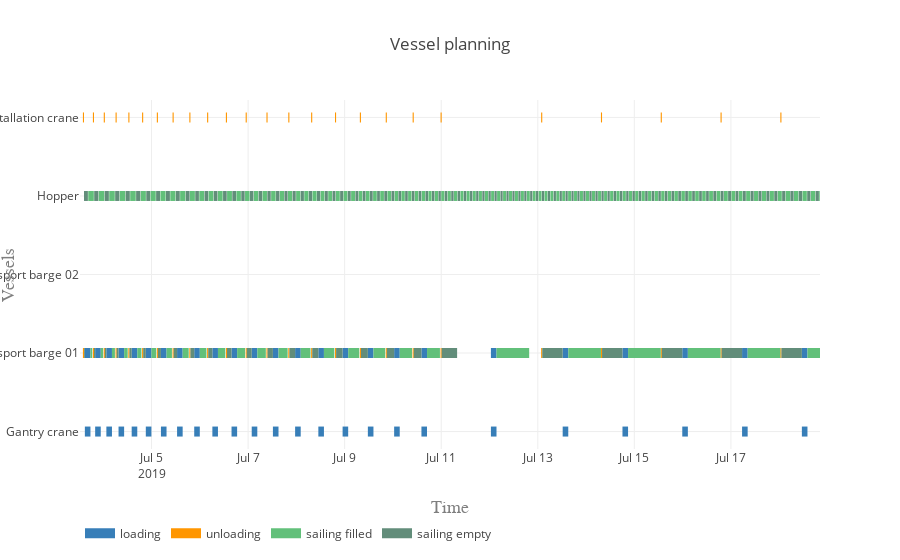

The notebook cell this image was saved under:
### Markdown cell above
#### Vessel planning

### Code cell
vessels = [gantry_crane, 
           installation_crane, 
           transport_barge_01, 
           transport_barge_02, 
           hopper]

activities = ['loading', 'unloading', 'sailing filled', 'sailing empty', 'processing']
colors = {0:'rgb(55,126,184)', 1:'rgb(255,150,0)', 2:'rgb(98, 192, 122)', 3:'rgb(98, 141, 122)', 4:'rgb(110, 141, 122)'}

plot.vessel_planning(vessels, activities, colors)

### Figure 1 — Plotly figure (JSON) as saved in the notebook; plotly's stock layout.template omitted (floating-point values rounded to 4 significant figures; data arrays with more than 128 entries replaced by an {"elided": "..."} marker saying what was removed)
{"data": [{"connectgaps": false, "hoverinfo": "y+name", "line": {"color": "rgb(55,126,184)", "width": 10}, "mode": "lines", "name": "loading", "type": "scatter", "uid": "4f57940a-c3e3-42fd-87e4-5501090baec9", "x": {"elided": "4000 str values"}, "y": {"elided": "4000 str values"}}, {"connectgaps": false, "hoverinfo": "y+name", "line": {"color": "rgb(255,150,0)", "width": 10}, "mode": "lines", "name": "unloading", "type": "scatter", "uid": "1c2f5123-f21f-4eb3-84a4-803dd67bc70f", "x": {"elided": "4000 str values"}, "y": {"elided": "4000 str values"}}, {"connectgaps": false, "hoverinfo": "y+name", "line": {"color": "rgb(98, 192, 122)", "width": 10}, "mode": "lines", "name": "sailing filled", "type": "scatter", "uid": "fb236d7a-b3e5-497d-a1c8-849c7b6dd735", "x": {"elided": "2000 str values"}, "y": {"elided": "2000 str values"}}, {"connectgaps": false, "hoverinfo": "y+name", "line": {"color": "rgb(98, 141, 122)", "width": 10}, "mode": "lines", "name": "sailing empty", "type": "scatter", "uid": "72d86123-047e-4e98-9f22-9c4783329372", "x": {"elided": "1990 str values"}, "y": {"elided": "1990 str values"}}, {"connectgaps": false, "hoverinfo": "y+name", "line": {"color": "rgb(110, 141, 122)", "width": 10}, "mode": "lines", "name": "processing", "type": "scatter", "uid": "b6e9eb3b-65e6-48d7-98e0-ad082f5a745e", "x": [], "y": []}], "layout": {"hovermode": "closest", "legend": {"orientation": "h", "x": 0, "y": -0.2}, "title": "Vessel planning", "xaxis": {"range": ["2019-07-03 12:25:32.062643", "2019-07-18 20:17:41.630991"], "title": "Time", "titlefont": {"color": "#7f7f7f", "family": "Courier New, monospace", "size": 18}}, "yaxis": {"title": "Vessels", "titlefont": {"color": "#7f7f7f", "family": "Courier New, monospace", "size": 18}}}}
